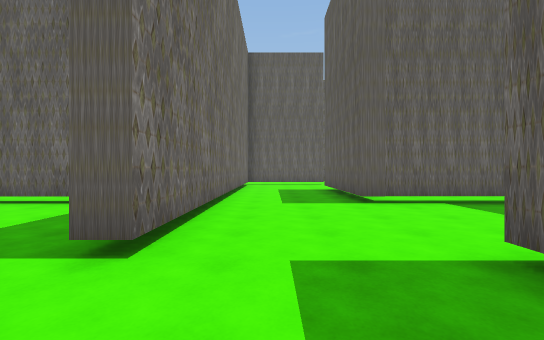
View 1 (above)

21 first-person views from a walk through a scene from a Unity 3-D project. The camera is 1.4 m above the floor, looks level and sees 90° across. The floor is counted in squares, 2 m on a side. Each view is taken from the middle of a square. On the plan, view 1 faces up. The plan holds only what a view shows up to about 9 squares ahead; the rest is blank. The place goes on beyond the plan. The player is left out.

View 2
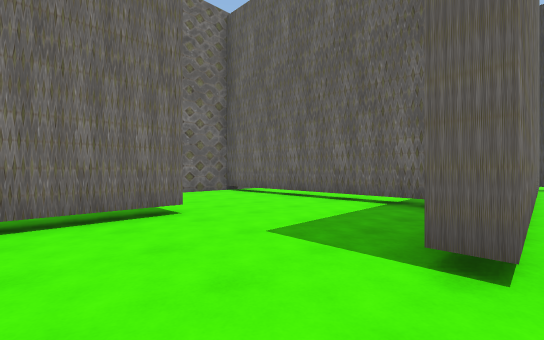

View 3
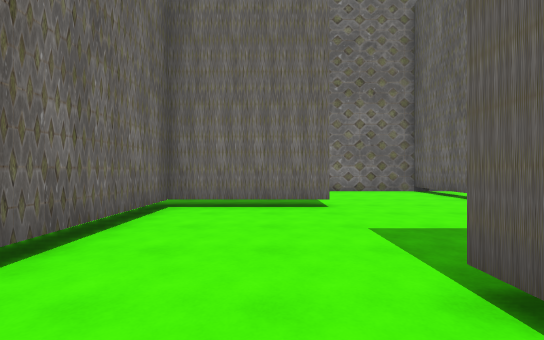

View 4
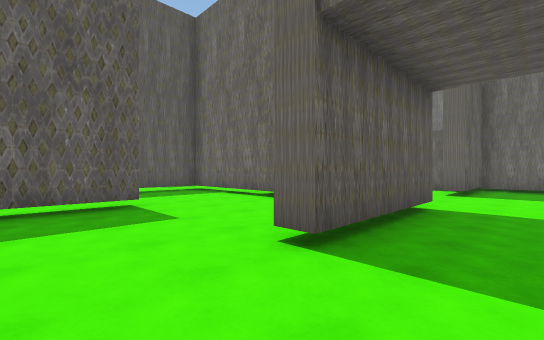

View 5
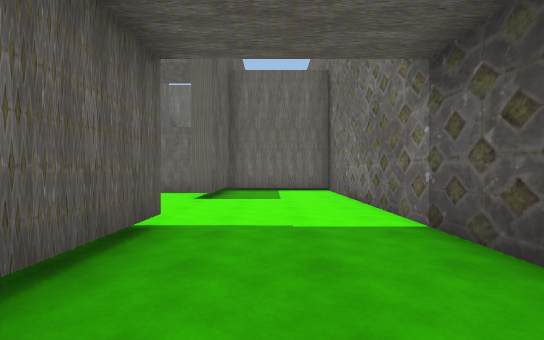

View 6
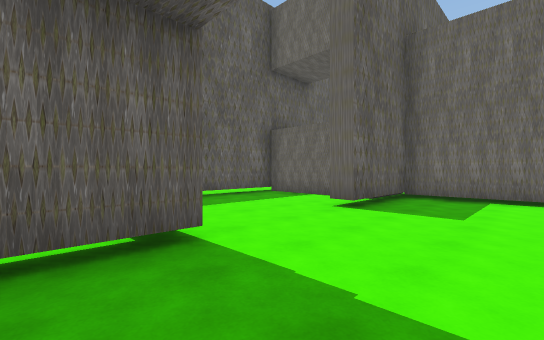

View 7
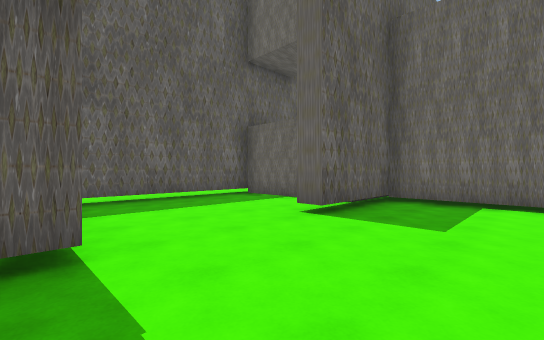

View 8
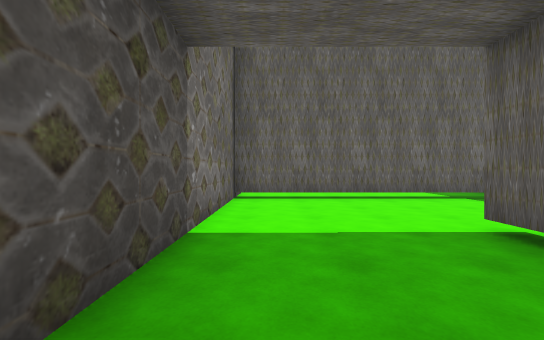

View 9
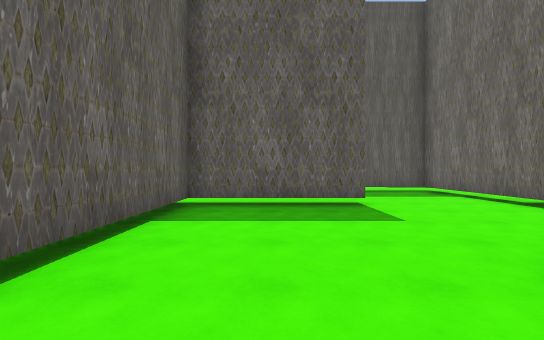

View 10
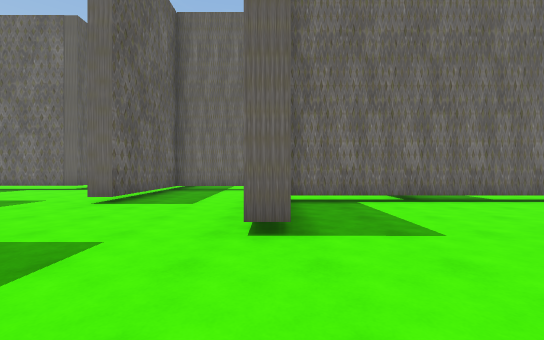

View 11
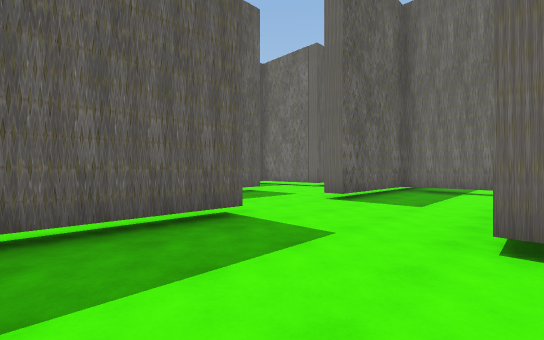

View 12
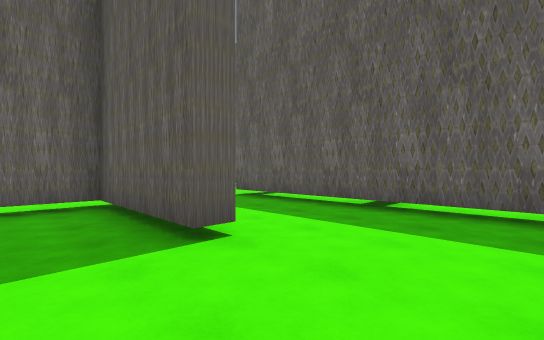

View 13
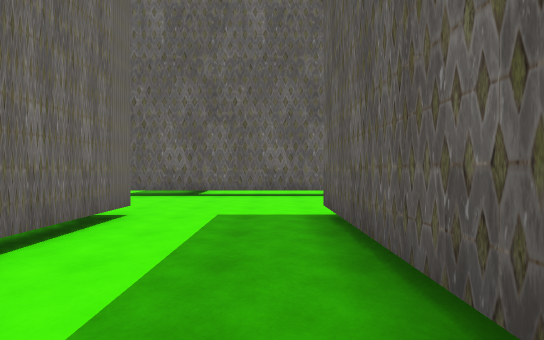

View 14
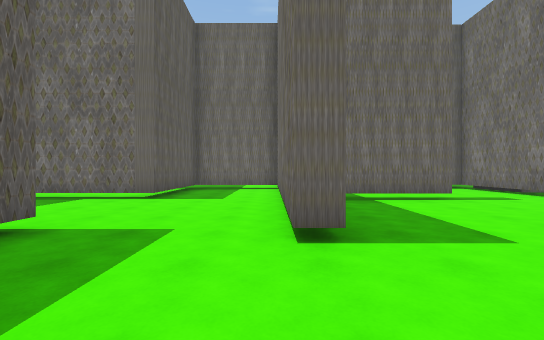

View 15
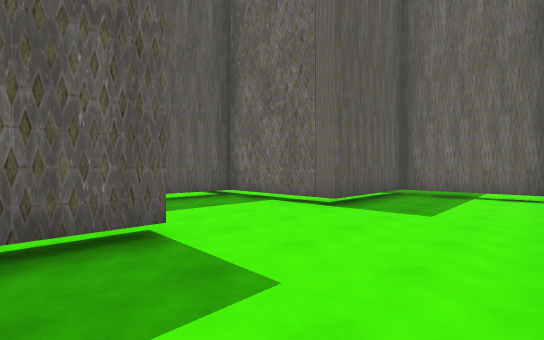

View 16
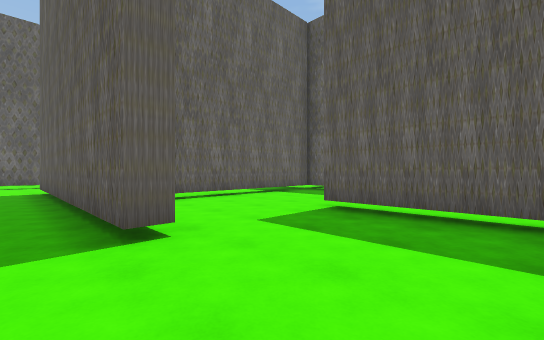

View 17
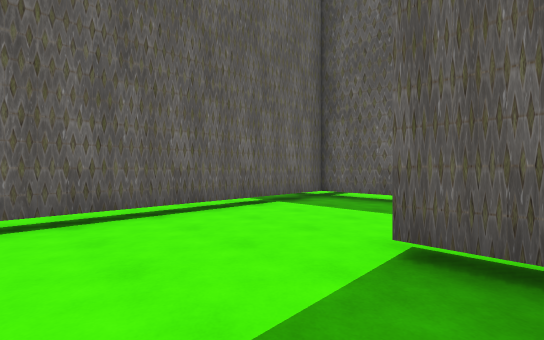

View 18
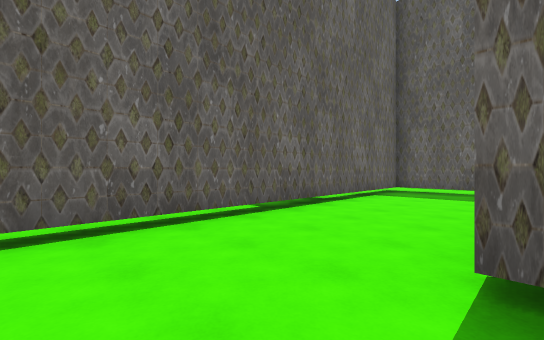

View 19
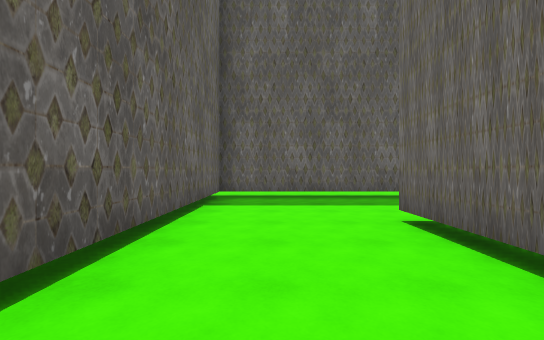

View 20
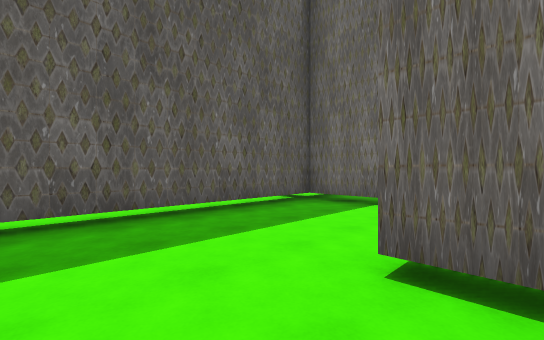

View 21
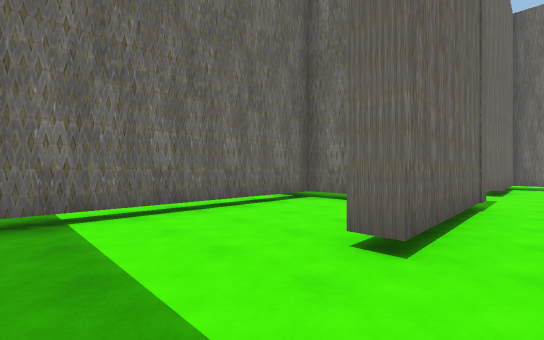

### Floor plan
Key: @ floor where view 1 was taken; # wall or solid block; . floor; T thing the floor can be seen under or through.
Columns run from 9 left of view 1 to 18 right of it. Each row starts with its distance up from view 1.
 13         #
 12         #
 11         #    .. ...
 10         #    .. ...... ....
  9         #..# TTTTTTTTT###T..
  8         #..#  ...........T..
  7  .......#..#.............T..
  6 #TTTTTTT#..#TTT...####...T..
  5 #.......#.....##..T......T..
  4 #.......#......#..T......T..
  3 #.......#......#..T......T.
  2 #...#......#......T#######
  1 #...#......#......T......#
  0 #...#....@.#......T......#
 -1 #...TTTTTTT#...#..T.....
 -2 #.......T......#......#
 -3 #.......T......#......#
 -4 #.......#......#......#
 -5 #...#...#..#####..#####
 -6 #...#...#..... #..#
 -7 #...#####.     #..#
 -8 #####          ####

Positions as (right, up) in squares from view 1, and headings:
1: (0, 0), facing up
2: (-1, 0), facing up-left
3: (0, 1), facing left
4: (-7, 4), facing down-right
5: (-7, 2), facing down
6: (-8, 0), facing down-right
7: (-8, -1), facing down-right
8: (-8, -1), facing up
9: (-7, 4), facing right
10: (2, 5), facing down
11: (2, 5), facing down-right
12: (4, 0), facing up-right
13: (8, 2), facing up
14: (6, 2), facing down
15: (6, 0), facing down-right
16: (8, -4), facing up-right
17: (10, -2), facing up-right
18: (7, 6), facing up-right
19: (9, 8), facing right
20: (12, 8), facing down-right
21: (15, 7), facing down-left
